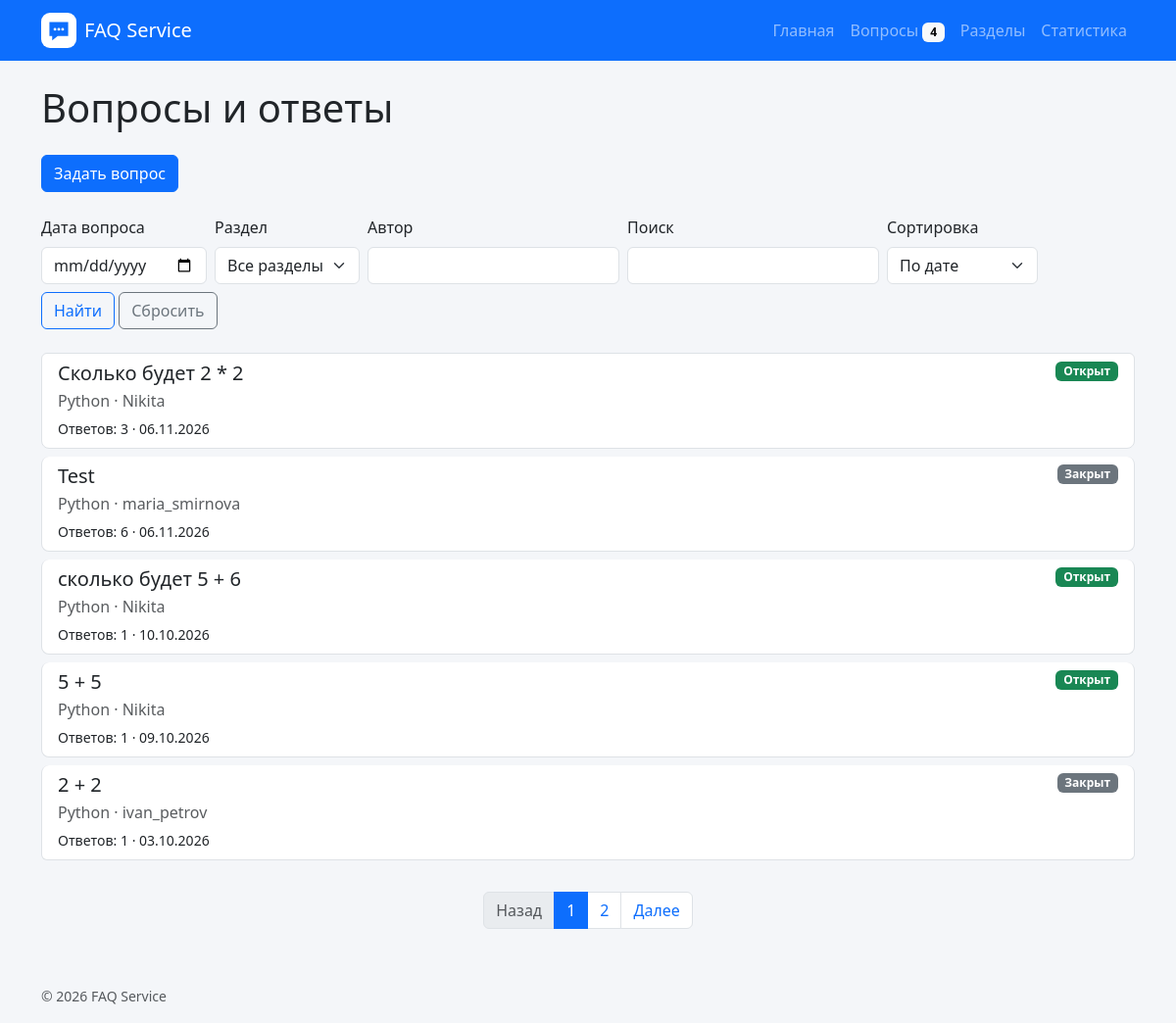
Screenshot of /faq/ with the database file from the repository.
### faq_web/models.py (models this page shows, shortened)
class Question(models.Model):
    class Status(models.TextChoices):
        OPEN = "open", "Открыт"
        CLOSED = "closed", "Закрыт"
    objects = QuestionManager()
    section = models.ForeignKey(
        Section,
        on_delete=models.PROTECT,  # запрет удаления если есть ссылка
        related_name="questions",  # Имя обратной связи.
        null=False,
        blank=False,
        verbose_name="Раздел",
    )
    author = models.ForeignKey(
        User,
        on_delete=models.PROTECT,
        related_name="authored_questions",
        null=False,
        blank=False,
        verbose_name="Автор",
    )
    title = models.CharField(
        max_length=200,
        null=False,
        blank=False,
        verbose_name="Заголовок",
    )
    slug = models.SlugField(
        max_length=220,
        unique=True,
        editable=False,
        verbose_name="URL-идентификатор",
    )
    text = models.TextField(
        null=False,
        blank=False,
        verbose_name="Текст",
    )
    image = models.ImageField(
        upload_to="questions/",
        blank=True,
        verbose_name="Изображение",
    )
    created_at = models.DateField(
        default=date.today,
        null=False,
        blank=False,
        verbose_name="Дата",
    )
    status = models.CharField(
        max_length=6,
        choices=Status.choices,  # Open / Closed
        default=Status.OPEN,
        null=False,
        blank=False,
        verbose_name="Статус",
    )
    class Meta:
        ordering = ["-created_at", "-pk"]
        verbose_name = "Вопрос"
        verbose_name_plural = "Вопросы"
    def get_absolute_url(self) -> str:
        return reverse("faq:detail", kwargs={"slug": self.slug})

### faq_web/views.py (the view, shortened to what this page needs)
# urls.py: path("", views.question_list, name="list"),
def question_list(request):
    filter_data = request.GET.copy()
    filter_data.setdefault("sort", "date")
    filter_form = QuestionFilterForm(filter_data)
    filters_are_valid = filter_form.is_valid()
    filters = filter_form.cleaned_data if filters_are_valid else {}
    sort = filters.get("sort") or "date"
    sort_fields = {
        "date": "-created_at",
        "title": "title",
        "section": "section__name",
        "author": "author__name",
    }
    questions = _questions_with_answers().annotate(
        section_name=F("section__name"),
        author_name=F("author__name"),
        answer_count=Count("answers", distinct=True),
    )
    if not filters_are_valid:
        questions = questions.none()
    else:
        question_date = filters.get("date")
        section = filters.get("section")
        author_name = filters.get("author", "")
        search_query = filters.get("q", "")
        if question_date:
            questions = questions.filter(created_at=question_date)
        if section:
            questions = questions.filter(section=section)
        if author_name:
            questions = questions.filter(author__name__icontains=author_name)
    questions = questions.order_by(sort_fields.get(sort, "-created_at"), "pk")
    page_obj = Paginator(questions, 5).get_page(request.GET.get("page"))
    return render(
        request,
        "faq_web/question_list.html",
        {
            "questions": page_obj,
            "page_obj": page_obj,
            "filter_form": filter_form,
            "sort": sort,
        },
    )

### faq_web/context_processors.py (called while the page is built)
def faq_context(request):
    return {
        "site_name": "FAQ Service",
        "open_questions_count": Question.objects.open().count(),
    }

### faq_web/models.py (called while the page is built)
    def __str__(self) -> str:
        return self.name

    def open(self):
        return self.filter(status=self.model.Status.OPEN)

### faq_web/views.py (called while the page is built)
def _questions_with_answers():
    return Question.objects.select_related(
        "section",
        "author",
    ).prefetch_related(
        Prefetch(
            "answers",
            queryset=Answer.objects.select_related("author").order_by("pk"),
        )
    )

### templates/faq_web/question_list.html (shortened to what this page needs)
{% extends "base.html" %}
{% block content %}
<h1 class="mb-4">Вопросы и ответы</h1>
<p class="mb-4">
    <a class="btn btn-primary" href="{% url 'faq:create' %}">
        Задать вопрос
    </a>
</p>
<form method="get" class="row g-2 align-items-end mb-4">
    <div class="col-auto">
        <label class="form-label" for="{{ filter_form.date.id_for_label }}">
            {{ filter_form.date.label }}
        </label>
        {{ filter_form.date }}
    </div>
    <div class="col-auto">
        <label class="form-label" for="{{ filter_form.section.id_for_label }}">
            {{ filter_form.section.label }}
        </label>
        {{ filter_form.section }}
    </div>
    <div class="col-auto">
        <label class="form-label" for="{{ filter_form.author.id_for_label }}">
            {{ filter_form.author.label }}
        </label>
        {{ filter_form.author }}
    </div>
    <div class="col-auto">
        <label class="form-label" for="{{ filter_form.q.id_for_label }}">
            {{ filter_form.q.label }}
        </label>
        {{ filter_form.q }}
    </div>
    <div class="col-auto">
        <label class="form-label" for="{{ filter_form.sort.id_for_label }}">
            {{ filter_form.sort.label }}
        </label>
        {{ filter_form.sort }}
    </div>
    <div class="col-auto">
        <button class="btn btn-outline-primary" type="submit">Найти</button>
        <a class="btn btn-outline-secondary" href="{% url 'faq:list' %}">
            Сбросить
        </a>
    </div>
</form>
{% if questions %}
    <div class="list-group">
        {% for question in questions %}
            <a
                class="list-group-item list-group-item-action"
                href="{{ question.get_absolute_url }}"
            >
                <div class="d-flex justify-content-between gap-3">
                    <h2 class="h5 mb-1">
                        {{ question.title|default:"Без заголовка" }}
                    </h2>
                    {% include "faq_web/includes/question_status.html" with question=question %}
                </div>
                <p class="mb-1 text-body-secondary">
                    {{ question.section_name }} · {{ question.author_name }}
                </p>
                <small>
                    Ответов: {{ question.answer_count }} ·
                    {{ question.created_at|date:"d.m.Y" }}
                </small>
            </a>
        {% endfor %}
    </div>
{% else %}
    <p class="text-body-secondary">Пока нет вопросов.</p>
{% endif %}
{% if page_obj.paginator.num_pages > 1 %}
    <nav aria-label="Навигация по страницам" class="mt-4">
        <ul class="pagination justify-content-center">
            {% if page_obj.has_previous %}
                <li class="page-item">
                    <a
                        class="page-link"
                        href="{% querystring page=page_obj.previous_page_number %}"
                    >Назад</a>
                </li>
            {% else %}
                <li class="page-item disabled">
                    <span class="page-link">Назад</span>
                </li>
            {% endif %}
            {% for page_number in page_obj.paginator.page_range %}
                {% if page_number == page_obj.number %}
                    <li class="page-item active" aria-current="page">
                        <span class="page-link">{{ page_number }}</span>
                    </li>
                {% else %}
                    <li class="page-item">
                        <a
                            class="page-link"
                            href="{% querystring page=page_number %}"
                        >{{ page_number }}</a>
                    </li>
                {% endif %}
            {% endfor %}
            {% if page_obj.has_next %}
                <li class="page-item">
                    <a
                        class="page-link"
                        href="{% querystring page=page_obj.next_page_number %}"
                    >Далее</a>
                </li>
            {% else %}
                <li class="page-item disabled">
                    <span class="page-link">Далее</span>
                </li>
            {% endif %}
        </ul>
    </nav>
{% endif %}
{% endblock %}

### templates/faq_web/includes/question_status.html
<span class="badge align-self-start {% if question.status == 'open' %}text-bg-success{% else %}text-bg-secondary{% endif %}">
    {% if question.status == "open" %}Открыт{% else %}Закрыт{% endif %}
</span>

### static/css/style.css (style rules this page uses)
body { background-color: #f4f6f9; }
.list-group-item { margin-bottom: 0.5rem; border-radius: 0.5rem; }

### rows the page displays
Question: title "Сколько будет 2 * 2", status "Открыт", section_name "Python", author_name "Nikita", answer_count "3", created_at "06.11.2026"
Question: title "Test", status "Закрыт", section_name "Python", author_name "maria_smirnova", answer_count "6", created_at "06.11.2026"
Question: title "сколько будет 5 + 6", status "Открыт", section_name "Python", author_name "Nikita", answer_count "1", created_at "10.10.2026"
Question: title "5 + 5", status "Открыт", section_name "Python", author_name "Nikita", answer_count "1", created_at "09.10.2026"
Question: title "2 + 2", status "Закрыт", section_name "Python", author_name "ivan_petrov", answer_count "1", created_at "03.10.2026"

### other values shown
{{ site_name }} "FAQ Service"
{{ open_questions_count }} "4"
{{ filter_form.date.label }} "Дата вопроса"
{{ filter_form.section.label }} "Раздел"
{{ filter_form.author.label }} "Автор"
{{ filter_form.q.label }} "Поиск"
{{ filter_form.sort.label }} "Сортировка"
{{ page_number }} "1"
{{ page_number }} "2"
